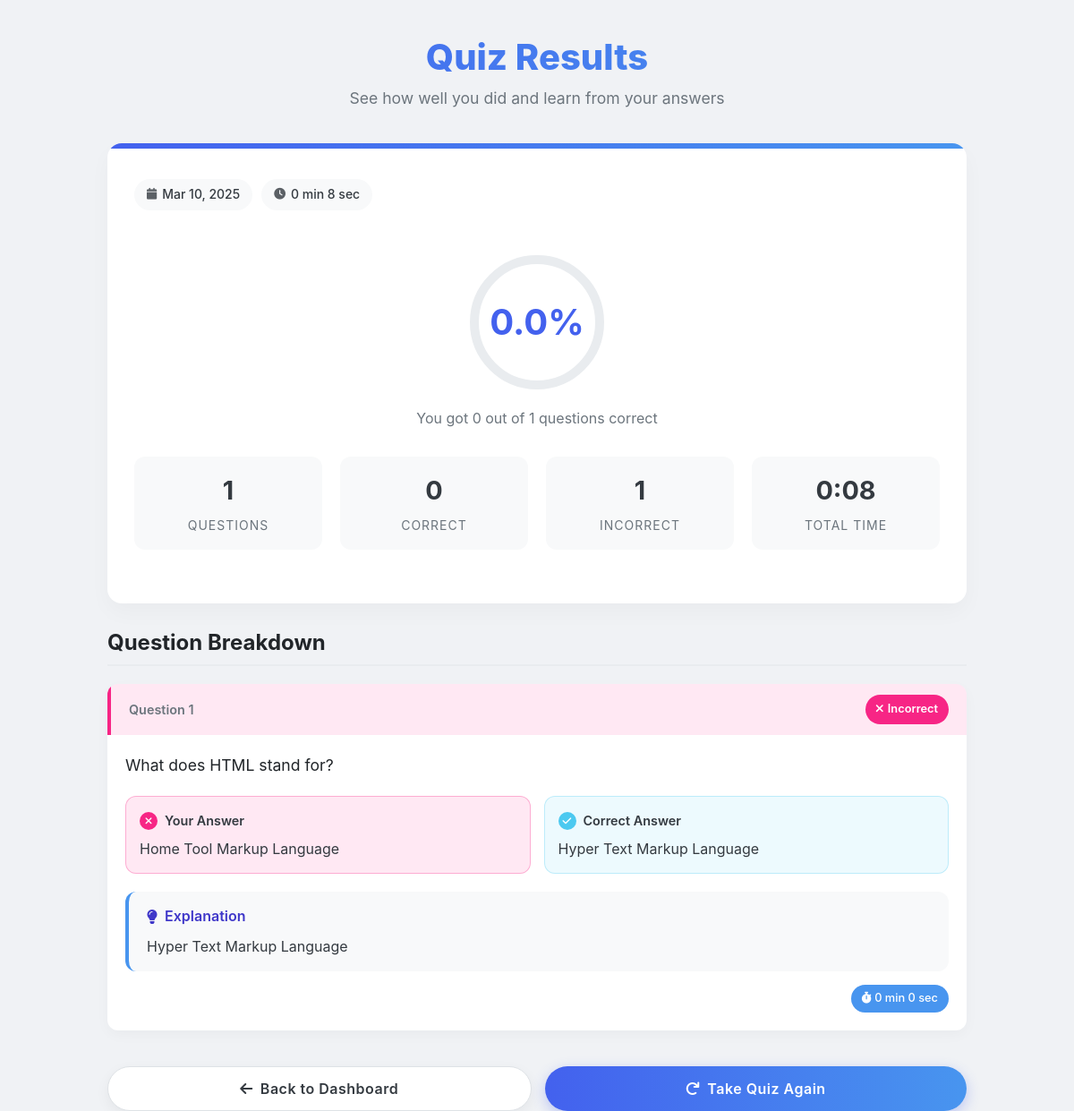
The page /quiz/result/3 (signed in) on the database its author committed.
### app.py (models this page shows, shortened)
class QuizAttempt(db.Model):
    __tablename__ = 'quiz_attempt'
    id = db.Column(db.Integer, primary_key=True)
    user_id = db.Column(db.Integer, db.ForeignKey('user.id'), nullable=False)
    quiz_id = db.Column(db.Integer, db.ForeignKey('quiz.id'), nullable=False)
    start_time = db.Column(db.DateTime, nullable=False)
    end_time = db.Column(db.DateTime, nullable=True)
    score = db.Column(db.Float, nullable=True)
    user = db.relationship('User', back_populates='quiz_attempts')
    question_attempts = db.relationship('QuestionAttempt', backref='quiz_attempt', lazy=True, cascade="all, delete-orphan")

class Question(db.Model):
    id = db.Column(db.Integer, primary_key=True)
    quiz_id = db.Column(db.Integer, db.ForeignKey('quiz.id'), nullable=False)
    question_text = db.Column(db.Text, nullable=False)
    options = db.relationship('Option', backref='question', lazy=True, cascade="all, delete-orphan")
    correct_option_index = db.Column(db.Integer, nullable=False)
    explanation = db.Column(db.Text, nullable=False)  # New field for answer explanation

class Option(db.Model):
    id = db.Column(db.Integer, primary_key=True)
    question_id = db.Column(db.Integer, db.ForeignKey('question.id'), nullable=False)
    option_text = db.Column(db.Text, nullable=False)

### app.py (the view)
@app.route('/quiz/result/<int:attempt_id>')
@login_required
def quiz_result(attempt_id):
    attempt = QuizAttempt.query.get_or_404(attempt_id)
    if attempt.user_id != get_current_user().id:
        abort(403)
    question_results = []
    for question in attempt.quiz.questions:
        attempt_data = QuestionAttempt.query.filter_by(
            quiz_attempt_id=attempt.id,
            question_id=question.id
        ).first()
        if attempt_data:
            result = {
                'question': question.question_text,
                'selected_option': next(
                    (opt.option_text for opt in question.options
                     if opt.id == attempt_data.selected_option_id),
                    None
                ),
                'correct_option': question.options[question.correct_option_index].option_text,
                'is_correct': attempt_data.is_correct,
                'explanation': question.explanation,
                'time_spent': (attempt_data.end_time - attempt_data.start_time).total_seconds() \
                    if attempt_data.end_time else None
            }
            question_results.append(result)
    return render_template(
        'user/quiz_result.html',
        attempt=attempt,
        quiz=attempt.quiz,  # Add this line
        question_results=question_results,
        total_time=(attempt.end_time - attempt.start_time).total_seconds()
    )

### app.py (called while the page is built)
def get_current_user():
    if 'user_id' in session:
        return User.query.get(session['user_id'])
    return None

@app.context_processor
def utility_processor():
    return dict(current_user=get_current_user())

def login_required(f):
    @wraps(f)
    def decorated_function(*args, **kwargs):
        if 'user_id' not in session:
            flash('Please login first.', 'error')
            return redirect(url_for('login'))
        return f(*args, **kwargs)
    return decorated_function

### templates/user/quiz_result.html (shortened to what this page needs)
<!DOCTYPE html>
<html lang="en">
<head>
    <link rel="stylesheet" href="https://cdnjs.cloudflare.com/ajax/libs/bootstrap/5.3.0/css/bootstrap.min.css">
    <link rel="stylesheet" href="https://cdnjs.cloudflare.com/ajax/libs/font-awesome/6.0.0/css/all.min.css">
</head>
<body>
    <div class="container">
        <div class="page-header">
            <h1>Quiz Results</h1>
            <p>See how well you did and learn from your answers</p>
        </div>
        <div class="dashboard-card">
            <div class="summary-header">
                <div>
                    <h2 class="quiz-title">{{ attempt.quiz.title }}</h2>                    <div class="quiz-meta">
                        <span class="meta-tag">
                            <i class="fas fa-calendar"></i> {{ attempt.start_time.strftime('%b %d, %Y') }}
                        </span>
                        <span class="meta-tag">
                            <i class="fas fa-clock"></i> {{ '%d min %d sec'|format(total_time // 60, total_time % 60) }}
                        </span>
                    </div>
                </div>
            </div>
            <div class="score-display">
                <div class="score-ring">
                    <svg class="score-circle" viewBox="0 0 160 160">
                        <circle class="score-bg" cx="80" cy="80" r="70"></circle>
                        <circle class="score-progress" cx="80" cy="80" r="70" style="--score: {{ attempt.score }}"></circle>
                    </svg>
                    <div class="score-text">{{ "%.1f"|format(attempt.score) }}%</div>
                </div>
                <div class="score-subtext">
                    You got {{ (attempt.score / 100 * question_results|length)|int }} out of {{ question_results|length }} questions correct
                </div>
            </div>
            <div class="quiz-stats">
                <div class="stat-card">
                    <div class="stat-value">{{ question_results|length }}</div>
                    <div class="stat-label">Questions</div>
                </div>
                <div class="stat-card">
                    <div class="stat-value">{{ (attempt.score / 100 * question_results|length)|int }}</div>
                    <div class="stat-label">Correct</div>
                </div>
                <div class="stat-card">
                    <div class="stat-value">{{ question_results|length - (attempt.score / 100 * question_results|length)|int }}</div>
                    <div class="stat-label">Incorrect</div>
                </div>
                <div class="stat-card">
                    <div class="stat-value">{{ '%d:%02d'|format(total_time // 60, total_time % 60) }}</div>
                    <div class="stat-label">Total Time</div>
                </div>
            </div>
        </div>
        <h3 class="section-heading">Question Breakdown</h3>
        {% for result in question_results %}
        <div class="question-card">
            <div class="card-status {% if result.is_correct %}status-correct{% else %}status-incorrect{% endif %}">
                <span class="question-number">Question {{ loop.index }}</span>
                <span class="status-badge {% if result.is_correct %}badge-correct{% else %}badge-incorrect{% endif %}">
                    {% if result.is_correct %}
                        <i class="fas fa-check"></i> Correct
                    {% else %}
                        <i class="fas fa-times"></i> Incorrect
                    {% endif %}
                </span>
            </div>
            <div class="card-content">
                <p class="question-text">{{ result.question }}</p>
                <div class="answer-grid">
                    <div class="answer-box user-answer {% if result.is_correct %}answer-correct{% else %}answer-incorrect{% endif %}">
                        <div class="answer-label">
                            <span class="icon-status {% if result.is_correct %}icon-correct{% else %}icon-incorrect{% endif %}">
                                <i class="fas {% if result.is_correct %}fa-check{% else %}fa-times{% endif %}"></i>
                            </span>
                            Your Answer
                        </div>
                        <div class="answer-content">
                            {% if result.selected_option %}
                                {{ result.selected_option }}
                            {% else %}
                                <em>No answer provided</em>
                            {% endif %}
                        </div>
                    </div>
                    <div class="answer-box correct-answer-box">
                        <div class="answer-label">
                            <span class="icon-status icon-correct">
                                <i class="fas fa-check"></i>
                            </span>
                            Correct Answer
                        </div>
                        <div class="answer-content">
                            {{ result.correct_option }}
                        </div>
                    </div>
                </div>
                <div class="explanation-container">
                    <div class="explanation-header">
                        <i class="fas fa-lightbulb"></i> Explanation
                    </div>
                    <div class="explanation-content">
                        {{ result.explanation }}
                    </div>
                </div>
                {% if result.time_spent is not none %}
                <div class="time-indicator">
                    <span class="time-badge">
                        <i class="fas fa-stopwatch"></i>
                        {{ '%d min %d sec'|format(result.time_spent // 60, result.time_spent % 60) }}
                    </span>
                </div>
                {% endif %}
            </div>
        </div>
        {% endfor %}
        <div class="action-buttons">
            <a href="{{ url_for('dashboard') }}" class="btn btn-secondary btn-action">
                <i class="fas fa-arrow-left"></i> Back to Dashboard
            </a>
            <a href="{{ url_for('user_quiz') }}" class="btn btn-primary btn-action">
                <i class="fas fa-redo"></i> Take Quiz Again
            </a>
        </div>
    </div>
</body>
</html>

### rows shown on the page
QuizAttempt: start_time "Mar 10, 2025", score "0.0"
Question: question "What does HTML stand for?", explanation "Hyper Text Markup Language"
Option: selected_option "Home Tool Markup Language"
Option: correct_option "Hyper Text Markup Language"

### other values the page prints
{{ '%d min %d sec'|format(total_time // 60, total_time % 60) }} "0 min 8 sec"
{{ (attempt.score / 100 * question_results|length)|int }} "0"
{{ question_results|length }} "1"
{{ '%d:%02d'|format(total_time // 60, total_time % 60) }} "0:08"
